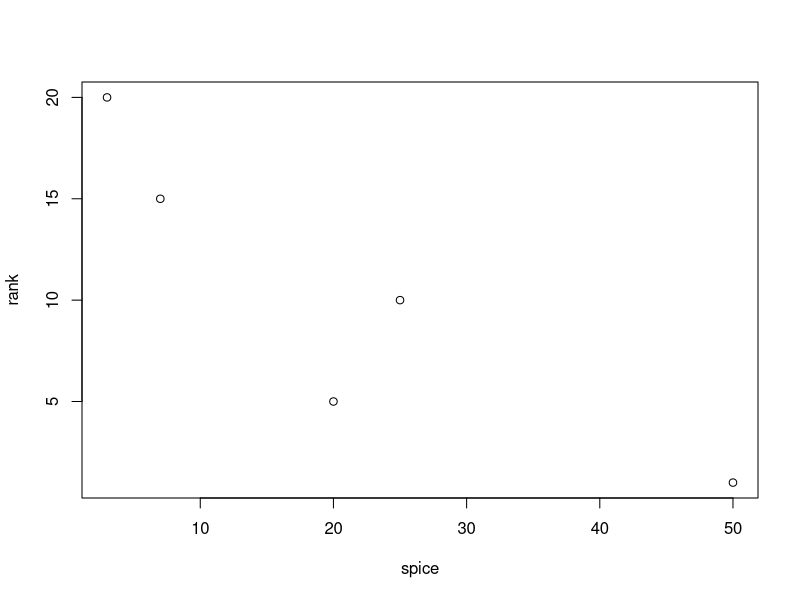
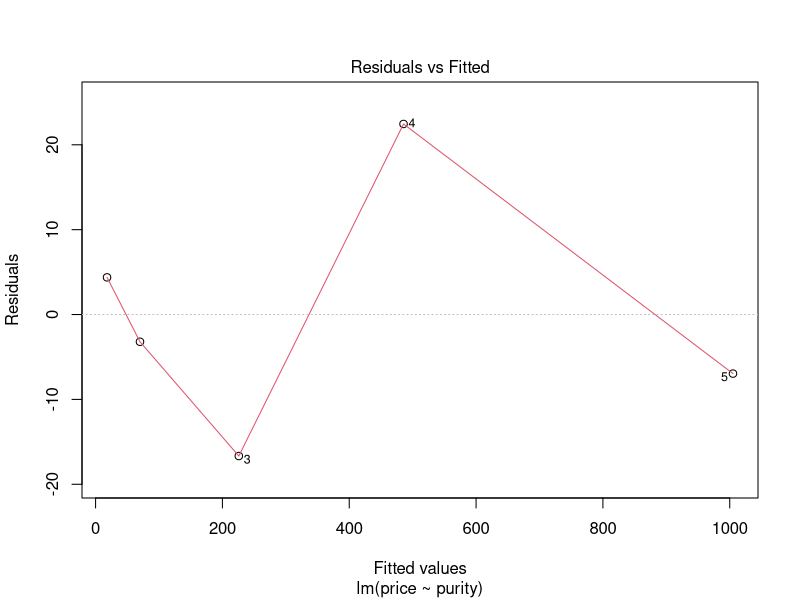
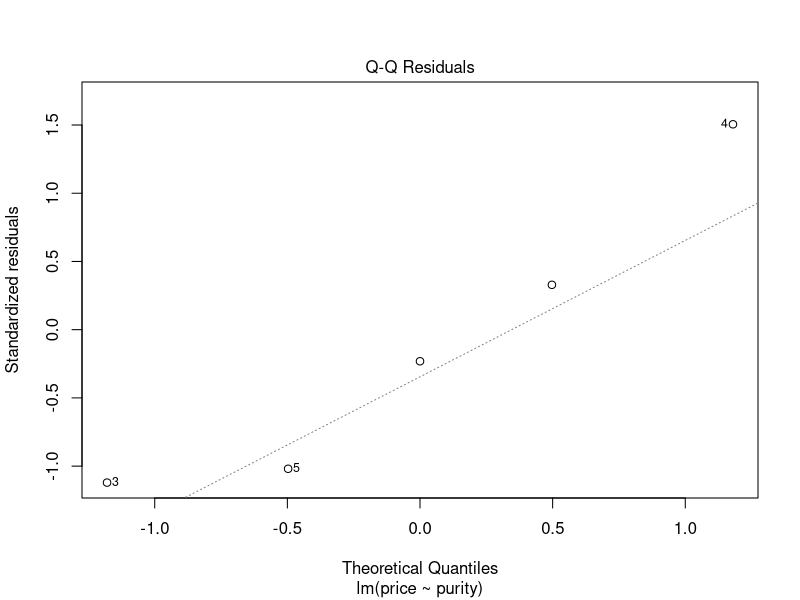
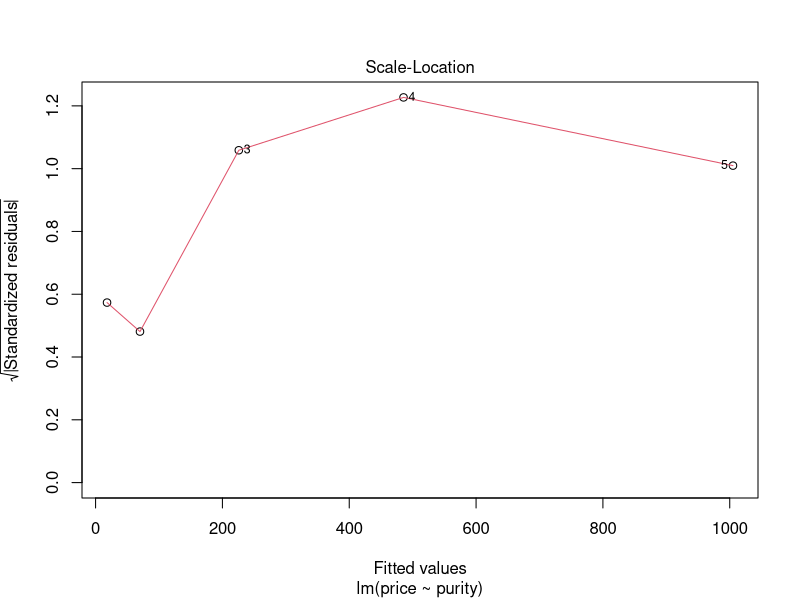
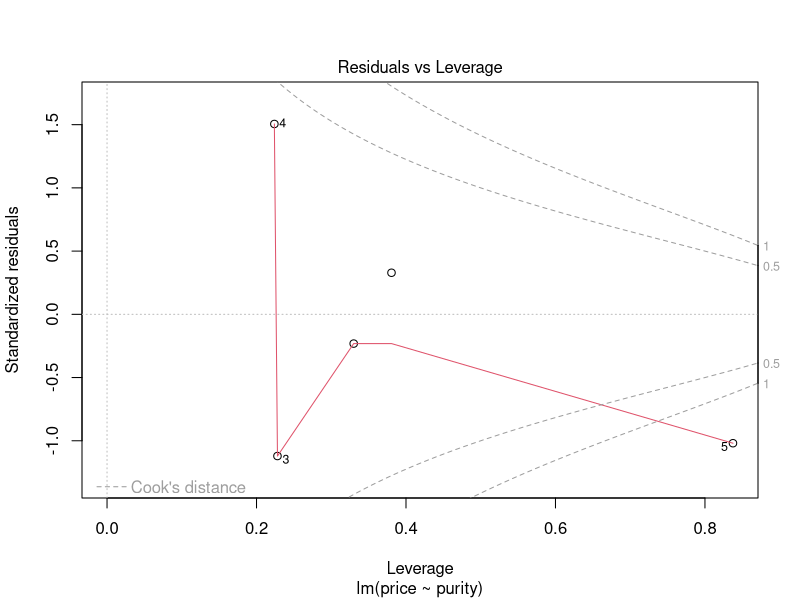
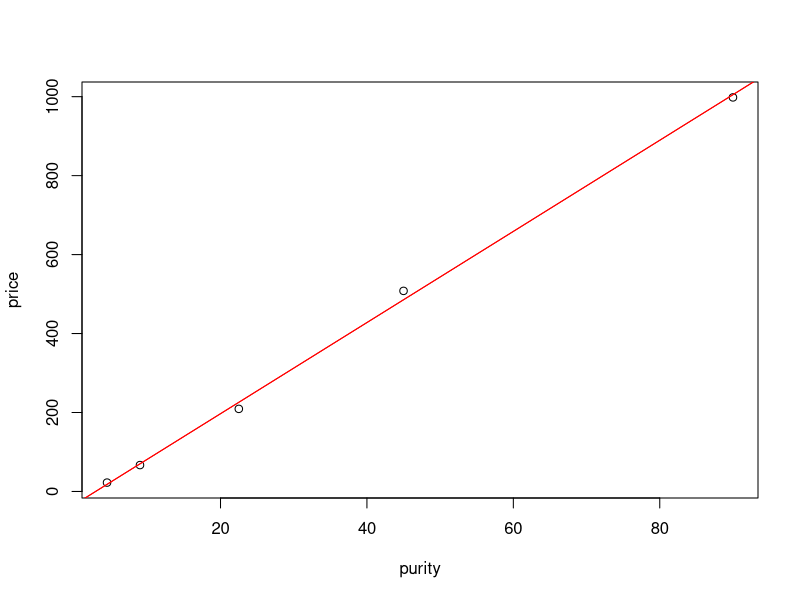
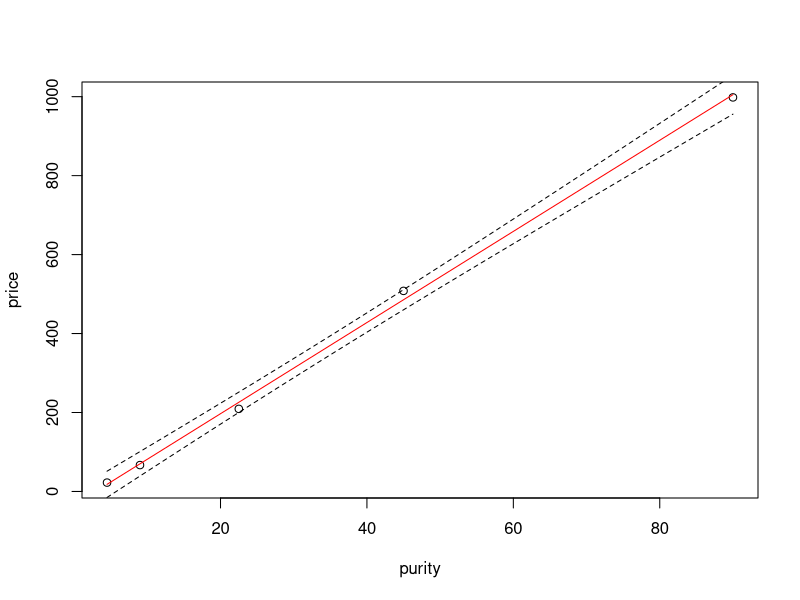
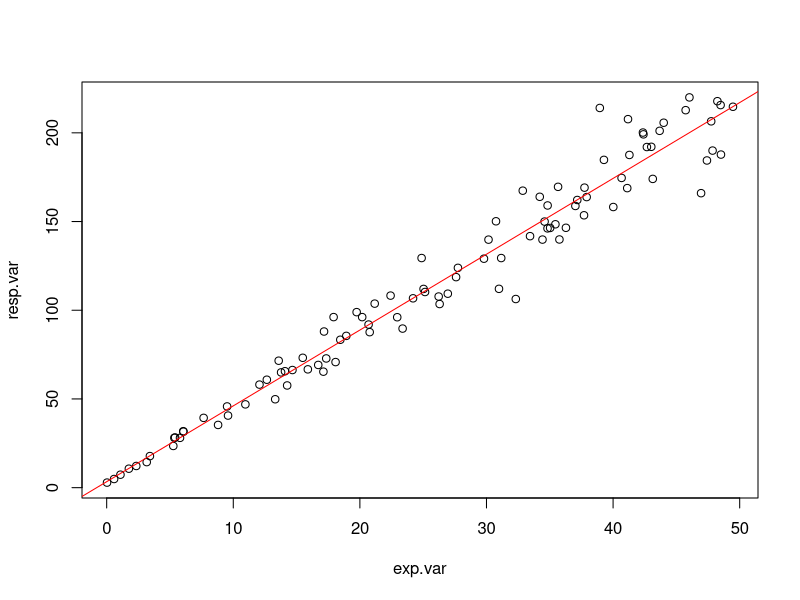

The R source for these figures, in order:
## ---- chunk 1
knitr::opts_chunk$set(echo = TRUE)
## ---- chunk 2
rank <- c(1,5,10,15,20)
spice <- c(50,20,25,7,3)
plot(spice,rank)
## ---- chunk 3
cor(spice,rank)
## ---- chunk 4
cor.test(spice,rank)

coef_of_determination <- -0.072^2
## ---- chunk 5
cor.test(spice,rank,method="spearman")

## ---- chunk 6
profit <- data.frame(purity=c(4.5,9,22.5,45,90),price=c(22.45,66.81,209.19,508.06,998.13))
profit
## ---- chunk 7
results <- lm(price ~purity, data=profit)

summary(results)
## ---- chunk 8
plot(results)

#The first plot (top-left) shows the residual errors plotted against the fitted values. The residuals should be randomly distributed around the horizontal line. No distinct trend or pattern should be visible in this graph. A graph presenting points that follow a curve or a trend instead of the horizontal line would be indicative of non-linear or biased residuals. A conic points cloud would indicate heteroskedasticity (feel free to use this word when playing Scrabble, it always impresses people). Simply put, variance would not be constant over the data range (it could for example increase as the explanatory variable increases. Both of those are indications that the model is not adapted to our data. On a side note, you might have noticed that this plot is simply a rotation of the plot “y in function of x”, so that the linear regression line is horizontal.

#The second plot (top-right) is a standard Q-Q plot. As we have seen with the ANOVA, it allows us to check that residual errors are normally distributed. If it is the case, they should follow the diagonal line indicating normality.

#The third plot (lower-left) is called a scale-location plot. It shows the square root of the standardized residuals as a function of the fitted values. Once again, if your model is suitable, you should not detect any obvious trend in this plot.

#And finally, the fourth plot (lower-right) will represent each point’s leverage. The higher the leverage, the more important the corresponding point is in determining the regression coefficient/results. Superimposed on the plot are contour lines for the Cook’s distance. This presents another measure of the importance of each observation to the regression. A smaller distance means that removing the corresponding observation would not impact regression results. However, distances larger than 1 are suspicious and could indicate that the presence of an outlier or that we have a poor model.
## ---- chunk 9
plot(price ~ purity, data = profit)  
## ---- chunk 10
abline(results, col="red" )

abline(lm(price~purity,data=profit), col="red" )
## ---- chunk 11
lm.results <- lm(price ~ purity, data = profit)
## ---- chunk 12
xnew <- seq(min(profit$purity), max(profit$purity),
            length.out = 100)

expl.pred <- data.frame(purity = xnew)

#The function “seq(A,B, length.out =N)” creates a vector containing a sequence of N values ranging from A to B, but more on that later.
## ---- chunk 13
resp.pred <- predict(lm.results, newdata= expl.pred,
                     interval = "confidence", level = 0.95)

resp.pred <- data.frame(resp.pred)      
## ---- chunk 14
plot(price ~ purity, data = profit)

lines(resp.pred$fit ~ expl.pred$purity,col="red")       # Fitted values

lines(resp.pred$lwr ~ expl.pred$purity, lty = "dashed") # Lower 95% interval

lines(resp.pred$upr ~ expl.pred$purity, lty = "dashed") # Upper 95% interval
## ---- chunk 15
exp.var=runif(100,0,50)

slope.var=rnorm(100,4.3,0.5)

inter.var=rnorm(100,2.7,0.2)

resp.var=exp.var*slope.var+inter.var

plot(exp.var,resp.var)

cor(exp.var,resp.var)

cor.test(exp.var,resp.var)

results=lm(resp.var~exp.var)  
#we stock the results in an object named "results"
#(because we're smart)

summary(results)  
#we ask for a summary of the results
#(because we're curious)

abline(results, col="red" )
## ---- chunk 16
x1 = c(1,2,3,4,5,6,7,8,9,10)

x2 = rnorm(length(x1), 5, 4)

y = 4*x1 + 3*x2 + 5 + rnorm(length(x1),0,1)    
# 'y' is a function of 'x1', 'x2' with an intercept of 5. 
# And we add some noise for good measure.

summary(lm(y ~x1 + x2))
## ---- chunk 17
y = 4*x1 + 3*x2

#With intercept:

summary(lm(y~x1+x2))

#Without intercept:

summary(lm(y~x1+x2-1))
## ---- chunk 18
honey=c(0, 0.5, 1, 1.5, 2, 2.5, 3, 3.5, 4, 4.5, 5)
stir=c(1,2,3,4,5,6,7,8,9,10,11)
sweetness= 0.1*honey + 0*stir + 2*honey*stir + rnorm(length(honey),0,1)
## ---- chunk 19
summary(lm(sweetness~honey+stir))
## ---- chunk 20
summary(lm(sweetness~honey + stir + honey:stir))
## ---- chunk 21
summary(lm(sweetness~honey*stir))
## ---- chunk 22
x=c(1,2,3,4,5,6,7,8,9,10)
y=3*x + 4*x^2
## ---- chunk 23
summary(lm(y~x))
## ---- chunk 24
summary(lm(y~I(x*x)+x))
## ---- chunk 25
# Binomial distribution with 100 trials and a probability of success of 0.05
hist(rbinom(100000,100,0.05),col="yellow")

  # Poisson distribution with a mean of 100*0.05
hist(rpois(100000,lambda=100*0.05),add=T,col="#0000ff66")
## ---- chunk 26
data <-data.frame(
      # Site number
           sitenumber = 1:10,
      # Number of times detected on each site
           ndetect = c(1, 0, 3, 2, 3, 0, 6, 2, 3, 3),
      # Number of times not detected on each site
           nNOdetect = c(5, 6, 0, 2, 1, 4, 0, 2, 0, 1),
      # Standardized slope data for each site
           slope = c(-1.0365, -1.1277, 2.9394, 0.2728, 1.5166, -1.6598, 1.3249, 0.7227, 1.0143, 0.4275)
           )
## ---- chunk 27
plot(ndetect~slope, data=data)
## ---- chunk 28
dahu.res=glm(cbind(ndetect,nNOdetect)~slope,
             family=binomial,
             data=data)
## ---- chunk 29
summary(dahu.res)
## ---- chunk 30
1-pchisq(35.412,9)
## ---- chunk 31
1-pchisq(6.534,8)
## ---- chunk 32
slope.new <- seq(min(data$slope), max(data$slope), length.out = 100)

expl.pred=data.frame(slope=slope.new)
## ---- chunk 33
resp.pred <- predict(dahu.res, newdata=expl.pred, type="response")

## ---- chunk 34
plot(ndetect/(ndetect+nNOdetect) ~ slope, data=data)
lines(resp.pred ~ expl.pred$slope,col="red")      # Fitted values
## ---- chunk 35
pred.linkscale <- predict(dahu.res, newdata=expl.pred, se=T)

## ---- chunk 36
# Lower CI 95%
pred.linkscale.CI2.5=pred.linkscale$fit-1.96*pred.linkscale$se.fit
# Upper CI 95%
pred.linkscale.CI97.5=pred.linkscale$fit+1.96*pred.linkscale$se.fit 
## ---- chunk 37
pred.respScale.CI=data.frame(
                    CI2.5=family(dahu.res)$linkinv(pred.linkscale.CI2.5),
                    CI97.5=family(dahu.res)$linkinv(pred.linkscale.CI97.5)
                             )
#What’s left to do? Simply plot the corresponding lines!

# Lower CI 95%
lines(pred.respScale.CI$CI2.5~expl.pred$slope,lty="dashed")
# Upper CI 95%
lines(pred.respScale.CI$CI97.5~expl.pred$slope,lty="dashed") 
## ---- chunk 38
fish.data=data.frame(sitenumber=1:100,
                 fish.population=c(7, 3, 7, 1, 9, 1, 0, 0, 33, 15, 0, 8, 10, 6,
                     6, 0, 5, 4, 0, 0, 18, 1, 0, 4, 9, 35, 7, 6, 52,
                     18, 2, 6, 0, 1, 1, 1, 17, 0, 1, 0, 1, 2, 3, 2,
                     1, 5, 21, 5, 3, 2, 0, 2, 12, 4, 0, 0, 3, 0, 0,
                     2, 4, 10, 13, 10, 2, 4, 15, 3, 4, 20, 2, 1, 33,
                     0, 3, 0, 6, 32, 15, 0, 18, 5, 1, 1, 1, 0, 0, 52,
                     2, 23, 0, 4, 8, 4, 6, 13, 4, 0, 0, 3),
            # Standardized food availability
                 food=c(0.7726, 0.3052, 0.4091, -0.7749, 0.9618, -0.2377, -1.2015,
                       -0.8639, 1.6418, 1.1006, -1.2936, 0.3786, 0.5588, 0.3441, 0.4137,
                       -0.625, 0.5609, -0.2873, -0.7354, -2.353, 1.3576, 0.0096, -1.6573,
                        0.5267, 0.9805, 1.5259, 0.4241, 0.5559, 1.9227, 1.1616, -0.4877,
                        0.434, -1.3075, -1.2571, -0.4045, 0.3146, 1.0496, -1.1584, -0.9643,
                       -0.7425, -0.6268, -0.2768, -0.0564, 0.0732, -0.4332, 0.7553,
                        1.2763, 0.5868, 0.0771, -0.2776, -0.1421, -0.5285, 0.8199, 0.11,
                       -0.4764, -1.189, 0.3835, 0.1221, -0.327, -0.4722, 0.4809, 0.9963,
                        0.8434, 0.9199, -0.2348, 0.308, 1.0344, 0.0919, -0.0676, 1.317,
                       -0.2041, -0.4657, 1.565, -0.8463, 0.457, -1.1507, 1.0512, 1.7268,
                        1.0127, -0.4697, 1.4311, 0.1237, -0.8073, -0.6794, -0.8374, -0.053,
                       -1.2292, 1.8966, -0.3192, 1.4033, -0.6946, 0.1261, 1.1178, -0.0309,
                        0.9486, 0.9798, -0.4686, -1.9257, -1.4116, -0.1264)
                        )
## ---- chunk 39
plot(fish.population~food,fish.data)
## ---- chunk 40
fish.res=glm(fish.population~food,
             family=poisson,
             data=fish.data)
## ---- chunk 41
summary(fish.res)
## ---- chunk 42
1-pchisq(fish.res$null.deviance,fish.res$df.null)
## ---- chunk 43
1-pchisq(fish.res$deviance,fish.res$df.residual)
## ---- chunk 44
fish.res$coefficients
## ---- chunk 45
fish.res$coefficients[["food"]]
## ---- chunk 46
exp(fish.res$coefficients[["food"]])
## ---- chunk 47
food.new <- seq(min(fish.data$food), max(fish.data$food), length.out = 100)     # Creating new values of the covariates for which we want to predict the response variable
expl.pred=data.frame(food=food.new)
resp.pred <- predict(fish.res, newdata=expl.pred, type="response")          # Predictions
plot(fish.population~ food, data=fish.data)
lines(resp.pred ~ expl.pred$food,col="red")      # Fitted values
title(main="Fish abundance depending on food resources \n with Fitted Poisson Regression Line")
## ---- chunk 48
pred.linkscale <- predict(fish.res, newdata=expl.pred, se=T)
pred.linkscale.CI2.5 = pred.linkscale$fit-1.96*pred.linkscale$se.fit
pred.linkscale.CI97.5 = pred.linkscale$fit+1.96*pred.linkscale$se.fit
pred.respScale.CI=data.frame(
                   CI2.5=family(fish.res)$linkinv(pred.linkscale.CI2.5),
                   CI97.5=family(fish.res)$linkinv(pred.linkscale.CI97.5))
lines(pred.respScale.CI$CI2.5 ~ expl.pred$food,lty="dashed")
lines(pred.respScale.CI$CI97.5 ~ expl.pred$food,lty="dashed")
## ---- chunk 49
save.image(file = "OurWholeData(3).RData")
